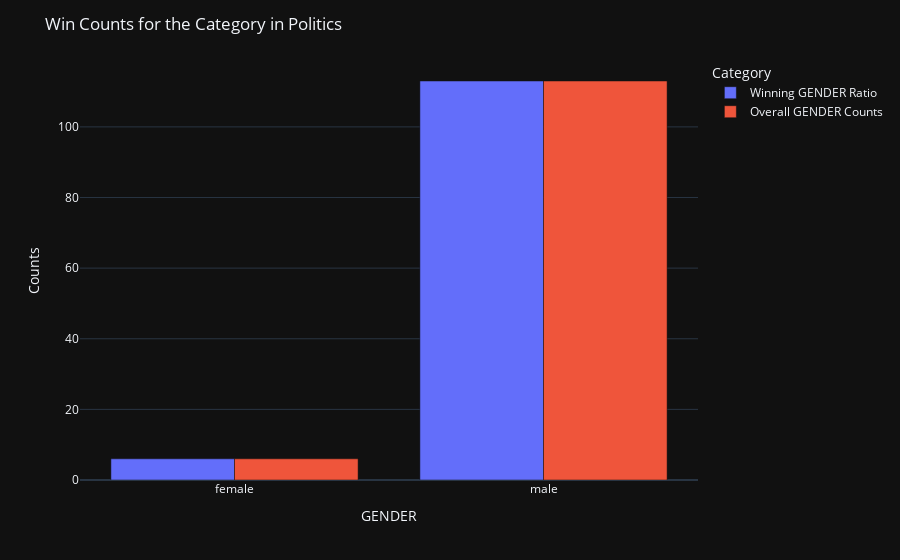

The notebook cell this image was saved under:
### Markdown cell above
# What relation does the Politician category have with the election results?

### Code cell
vote_gndr=election_data[election_data['Party']!='NOTA']
cat_overall=vote_gndr.groupby('GENDER').apply(lambda x:x['Winning Candidate'].count()).reset_index(name='Counts')
cat_overall['Category']='Overall GENDER Counts'
winners_cat=vote_gndr[vote_gndr['WIN']==1]
cat_winner=winners_cat.groupby('GENDER').apply(lambda x:x['Winning Candidate'].count()).reset_index(name='Counts')
cat_winner['Category']='Winning GENDER Ratio'
cat_overl_win=pd.concat([cat_winner,cat_overall])
fig = px.bar(cat_overl_win, x='GENDER', y='Counts',
             color='Category', barmode='group')
fig.update_layout(title_text=' Win Counts for the Category in Politics',template='plotly_dark')
fig.show()

### Figure 1 — Plotly figure (JSON) as saved in the notebook; plotly's stock layout.template omitted (floating-point values rounded to 4 significant figures)
{"data": [{"alignmentgroup": "True", "hovertemplate": "Category=Winning GENDER Ratio<br>GENDER=%{x}<br>Counts=%{y}<extra></extra>", "legendgroup": "Winning GENDER Ratio", "marker": {"color": "#636efa", "pattern": {"shape": ""}}, "name": "Winning GENDER Ratio", "offsetgroup": "Winning GENDER Ratio", "orientation": "v", "showlegend": true, "textposition": "auto", "type": "bar", "x": ["female", "male"], "xaxis": "x", "y": [6, 113], "yaxis": "y"}, {"alignmentgroup": "True", "hovertemplate": "Category=Overall GENDER Counts<br>GENDER=%{x}<br>Counts=%{y}<extra></extra>", "legendgroup": "Overall GENDER Counts", "marker": {"color": "#EF553B", "pattern": {"shape": ""}}, "name": "Overall GENDER Counts", "offsetgroup": "Overall GENDER Counts", "orientation": "v", "showlegend": true, "textposition": "auto", "type": "bar", "x": ["female", "male"], "xaxis": "x", "y": [6, 113], "yaxis": "y"}], "layout": {"barmode": "group", "legend": {"title": {"text": "Category"}, "tracegroupgap": 0}, "margin": {"t": 60}, "title": {"text": " Win Counts for the Category in Politics"}, "xaxis": {"anchor": "y", "domain": [0, 1], "title": {"text": "GENDER"}}, "yaxis": {"anchor": "x", "domain": [0, 1], "title": {"text": "Counts"}}}}
